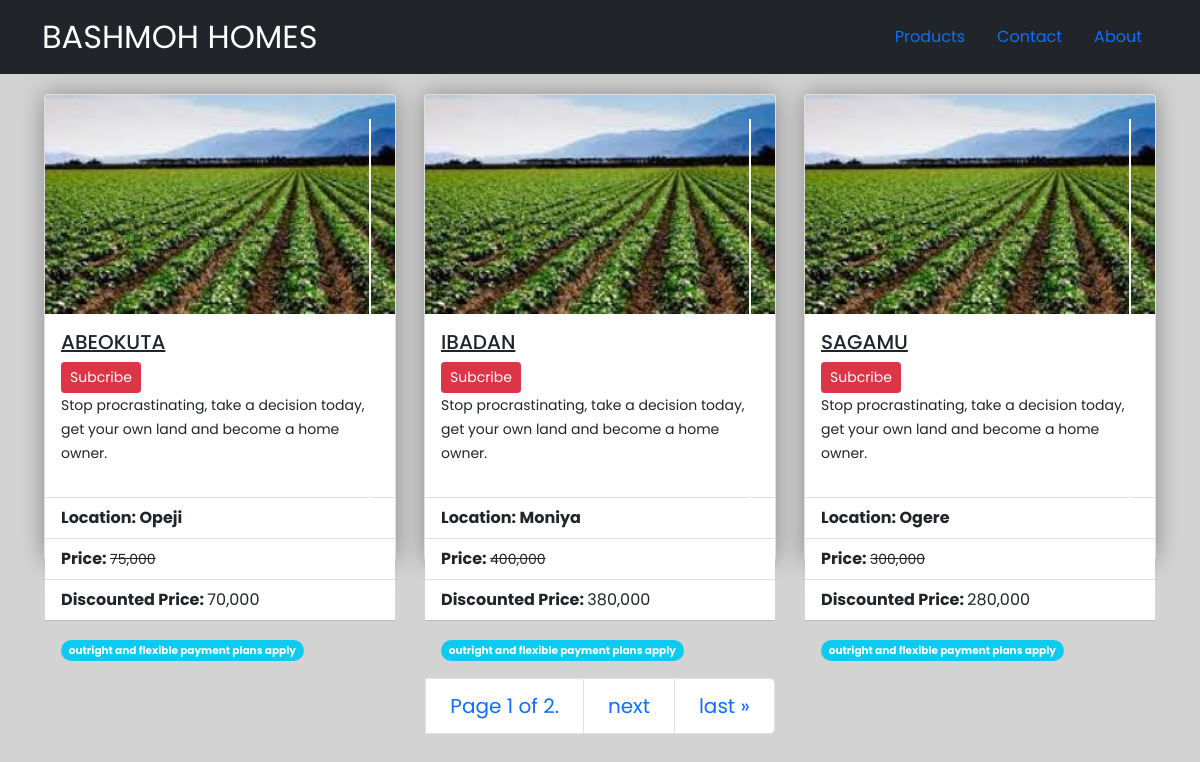
The page /products/farm on the database its author committed.
### products/models.py (models this page shows)
class Product(models.Model):
    name = models.CharField(max_length=30,primary_key=True)
    category = models.CharField(max_length=30)
    locaton = models.CharField(max_length=255)
    price = models.IntegerField()
    discounted_price = models.IntegerField()
    likes = models.IntegerField()
    def like(self):
        self.likes = self.likes + 1

### products/views.py (the view)
# urls.py: path('farm',views.FarmList.as_view(),name='farm'),
class FarmList(ListView):
    model = models.Product
    queryset = models.Product.objects.filter(category='Farm Land')
    paginate_by = 3

### templates/products/product_list.html (shortened to what this page needs)
{% extends 'products/base.html' %}
{% load static %}
{% load humanize %}
{% block content %}
<div class="container" style="margin-top:20px">
  <div class="row">
  {% for product in product_list %}
    {% if forloop.first %}
    <div class="col">
        <div class="card" style="width: 22rem;">
          {% if product.category == 'Residential' %}
          <img src="{% static 'css/images/loginImg.jpeg' %}" class="card-img-top" alt="...">
          {% elif product.category == 'Farm Land' %}
          <img src="{% static 'css/images/farm.jpeg' %}" class="card-img-top" alt="...">
          {% elif product.category == 'Carcass' %}
          <img src="{% static 'css/images/carcass.jpeg' %}" class="card-img-top" alt="...">
          {% endif %}
          <div class="card-body">
            <h5 class="card-title" style="text-decoration:underline">{{product.name | upper}}</h5>
            <button type="button" class="btn btn-danger btn-sm" data-bs-toggle="modal" data-bs-target="#staticBackdrop"><a style='text-decoration:none;color:white' href="{% url 'products:prospect' %}">Subcribe</a></button>
            <p><small class="card-text">Stop procrastinating, take a decision today, get your own land and become a home owner.</small></p>
          </div>
          <ul class="list-group list-group-flush">
            <li class="list-group-item"><strong>Location: {{ product.locaton }}</strong></li>
            <li class="list-group-item"><strong>Price: </strong><small style="text-decoration:line-through">{{ product.price | intcomma}}</small></li>
            <li class="list-group-item"><strong>Discounted Price: </strong>{{ product.discounted_price | intcomma }}</li>
          </ul>
          <div class="card-body">
            <span class="badge rounded-pill bg-info"><small>outright and flexible payment plans apply</small></span>
          </div>
        </div>
    </div>
    {% elif forloop.counter  == 2 %}
    <div class="col">
        <div class="card" style="width: 22rem;">
          {% if product.category == 'Residential' %}
          <img src="{% static 'css/images/loginImg.jpeg' %}" class="card-img-top" alt="...">
          {% elif product.category == 'Farm Land' %}
          <img src="{% static 'css/images/farm.jpeg' %}" class="card-img-top" alt="...">
          {% elif product.category == 'Carcass' %}
          <img src="{% static 'css/images/carcass.jpeg' %}" class="card-img-top" alt="...">
          {% endif %}
          <div class="card-body">
            <h5 class="card-title" style="text-decoration:underline">{{product.name | upper}}</h5>
            <button type="button" class="btn btn-danger btn-sm" data-bs-toggle="modal" data-bs-target="#staticBackdrop"><a style='text-decoration:none;color:white' href="{% url 'products:prospect' %}">Subcribe</a></button>
            <p><small class="card-text">Stop procrastinating, take a decision today, get your own land and become a home owner.</small></p>
          </div>
          <ul class="list-group list-group-flush">
            <li class="list-group-item"><strong>Location: {{ product.locaton }}</strong></li>
            <li class="list-group-item"><strong>Price: </strong><small style="text-decoration:line-through">{{ product.price | intcomma}}</small></li>
            <li class="list-group-item"><strong>Discounted Price: </strong>{{ product.discounted_price | intcomma }}</li>
          </ul>
          <div class="card-body">
            <span class="badge rounded-pill bg-info"><small>outright and flexible payment plans apply</small></span>
          </div>
        </div>
    </div>
    {% elif forloop.counter  == 3 %}
    <div class="col">
        <div class="card" style="width: 22rem;">
          {% if product.category == 'Residential' %}
          <img src="{% static 'css/images/loginImg.jpeg' %}" class="card-img-top" alt="...">
          {% elif product.category == 'Farm Land' %}
          <img src="{% static 'css/images/farm.jpeg' %}" class="card-img-top" alt="...">
          {% elif product.category == 'Carcass' %}
          <img src="{% static 'css/images/carcass.jpeg' %}" class="card-img-top" alt="...">
          {% endif %}
          <div class="card-body">
            <h5 class="card-title" style="text-decoration:underline">{{product.name | upper }}</h5>
            <button type="button" class="btn btn-danger btn-sm" data-bs-toggle="modal" data-bs-target="#staticBackdrop"><a style='text-decoration:none;color:white' href="{% url 'products:prospect' %}">Subcribe</a></button>
            <p><small class="card-text">Stop procrastinating, take a decision today, get your own land and become a home owner.</small></p>
          </div>
          <ul class="list-group list-group-flush">
            <li class="list-group-item"><strong>Location: {{ product.locaton }}</strong></li>
            <li class="list-group-item"><strong>Price: </strong><small style="text-decoration:line-through">{{ product.price | intcomma}}</small></li>
            <li class="list-group-item"><strong>Discounted Price: </strong>{{ product.discounted_price | intcomma }}</li>
          </ul>
          <div class="card-body">
            <span class="badge rounded-pill bg-info"><small>outright and flexible payment plans apply</small></span>
          </div>
        </div>
    </div>
{% endif %}
{% endfor%}
</div>
</div>
<nav aria-label="Page navigation example">
  <ul class="pagination pagination-lg justify-content-center">
    <span class="page-link">
        Page {{ page_obj.number }} of {{ page_obj.paginator.num_pages }}.
    </span>
    {% if page_obj.has_next %}
    <li class="page-item">
      <a class="page-link" href="?page={{ page_obj.next_page_number }}">next</a>
    </li>
    <li class="page-item">
        <a class="page-link" href="?page={{ page_obj.paginator.num_pages }}">last &raquo;</a>
    </li>
    {% endif %}
  </ul>
</nav>
{% endblock %}

### static/css/main.css (style rules this page uses)
.card { position: relative; margin: auto; width: 60%; height: 80%; box-shadow: 0 0 25px 0 rgba(0,0,0,.35); }
.card::before, .card::after { content: ''; position: absolute; border: 1px solid white; }
.card::before { top: 1.5rem; bottom: 1.5rem; right: 1.5rem; }
.card::after { bottom: 1.5rem; left: 1.5rem; right: 1.5rem; }

### static/css/style.css (style rules this page uses)
* { margin: 0; padding: 0; box-sizing: border-box; font-family: 'Poppins', sans-serif; }

### rows shown on the page
Product: name "ABEOKUTA", locaton "Opeji", price "75,000", discounted_price "70,000"
Product: name "IBADAN", locaton "Moniya", price "400,000", discounted_price "380,000"
Product: name "SAGAMU", locaton "Ogere", price "300,000", discounted_price "280,000"

### other values the page prints
{{ page_obj.number }} "1"
{{ page_obj.paginator.num_pages }} "2"
